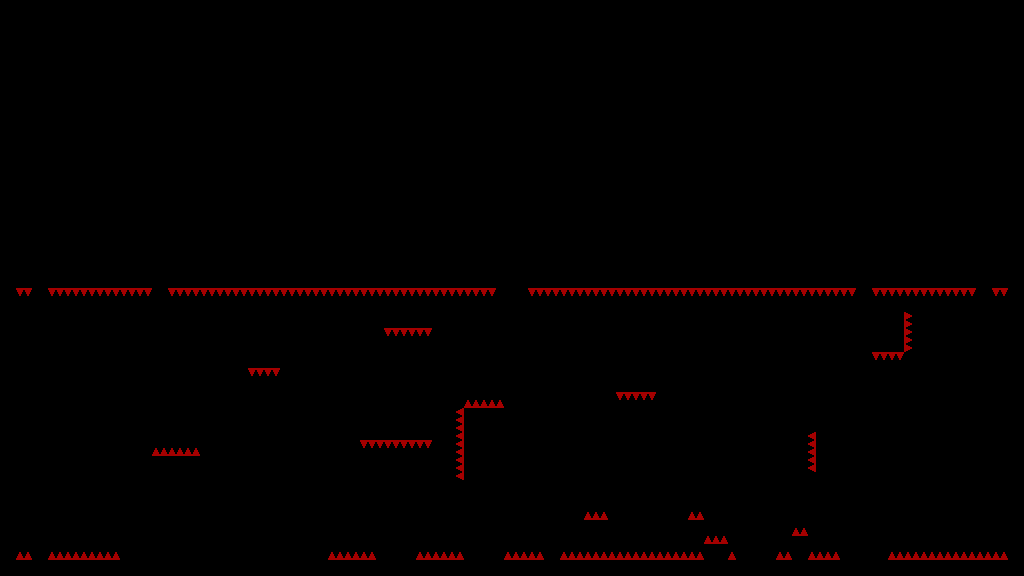

This is a level from a 2D game, rendered from its Tiled map with the project's own tilesets. A one-line summary and the map file follow, with tile-layer data summarised:
An orthogonal 128x72 tile map with 8x8 px tiles, 1 tile layer (T_Spikes) and 74 objects.

<map version="1.4" tiledversion="1.4.3" orientation="orthogonal" renderorder="right-down" width="128" height="72" tilewidth="8" tileheight="8" infinite="0" nextlayerid="8" nextobjectid="866">
 <tileset firstgid="1" source="../../../Sprites/Tiles/DEV/flat/T_spr_nv_flat_0.tsx" />
 <layer id="1" name="T_Spikes" width="128" height="72">
  <data>[9216 cells, 248 non-empty, 1 distinct tile ids]</data>
 </layer>
 <objectgroup id="2" name="C_Solid">
  <object id="749" x="32" y="472" width="16" height="104" />
  <object id="750" x="0" y="0" width="1024" height="32" />
  <object id="751" x="0" y="288" width="16" height="288" />
  <object id="752" x="0" y="32" width="32" height="256" />
  <object id="753" x="168" y="232" width="328" height="56" />
  <object id="755" x="32" y="32">
   <polygon points="0,0 16,0 0,16" />
  </object>
  <object id="759" x="992" y="32" width="32" height="256" />
  <object id="760" x="1008" y="288" width="16" height="272" />
  <object id="767" x="64" y="56" width="896" height="16" />
  <object id="768" x="960" y="56">
   <polygon points="0,0 16,16 0,16" />
  </object>
  <object id="769" x="48" y="72">
   <polygon points="0,0 16,-16 16,0" />
  </object>
  <object id="770" x="976" y="32">
   <polygon points="0,0 16,16 16,0" />
  </object>
  <object id="782" x="96" y="456" width="104" height="16" />
  <object id="783" x="48" y="560" width="976" height="16" />
  <object id="784" x="120" y="544" width="128" height="16" />
  <object id="786" x="248" y="336" width="32" height="32" />
  <object id="787" x="248" y="504" width="80" height="56" />
  <object id="788" x="264" y="448" width="40" height="24" />
  <object id="791" x="680" y="352" width="24" height="16" />
  <object id="794" x="912" y="408" width="40" height="40" />
  <object id="795" x="936" y="504" width="16" height="32" />
  <object id="796" x="608" y="440" width="72" height="56" />
  <object id="797" x="544" y="528" width="16" height="32" />
  <object id="799" x="464" y="408" width="40" height="72" />
  <object id="800" x="464" y="544" width="40" height="16" />
  <object id="803" x="688" y="520" width="16" height="8" />
  <object id="805" x="840" y="520" width="48" height="40" />
  <object id="808" x="872" y="72" width="104" height="216" />
  <object id="810" x="56" y="328" width="32" height="64" />
  <object id="812" x="616" y="368" width="40" height="24" />
  <object id="815" x="536" y="384" width="16" height="16" />
  <object id="827" x="376" y="528" width="40" height="32" />
  <object id="830" x="816" y="432" width="40" height="40" />
  <object id="831" x="872" y="312" width="32" height="40" />
  <object id="832" x="856" y="72">
   <polygon points="0,0 16,16 16,0" />
  </object>
  <object id="833" x="840" y="96">
   <polygon points="0,0 16,16 0,16" />
  </object>
  <object id="834" x="184" y="96" width="656" height="16" />
  <object id="835" x="168" y="112">
   <polygon points="0,0 16,-16 16,0" />
  </object>
  <object id="836" x="48" y="72" width="104" height="216" />
  <object id="837" x="152" y="72">
   <polygon points="0,0 16,0 0,16" />
  </object>
  <object id="839" x="16" y="560" width="16" height="16" />
  <object id="840" x="528" y="232" width="328" height="56" />
  <object id="841" x="600" y="112" width="256" height="120" />
  <object id="842" x="168" y="112" width="256" height="120" />
  <object id="843" x="488" y="184" width="48" height="8" />
  <object id="844" x="480" y="176" width="64" height="8" />
  <object id="845" x="536" y="184">
   <polygon points="0,0 8,0 0,8" />
  </object>
  <object id="846" x="480" y="184">
   <polygon points="0,0 8,0 8,8" />
  </object>
  <object id="847" x="424" y="112">
   <polygon points="0,0 8,0 0,8" />
  </object>
  <object id="848" x="592" y="112">
   <polygon points="0,0 8,0 8,8 0,0" />
  </object>
  <object id="849" x="592" y="232">
   <polygon points="0,0 8,-8 8,0" />
  </object>
  <object id="850" x="424" y="224">
   <polygon points="0,0 8,8 0,8" />
  </object>
  <object id="851" x="360" y="400" width="72" height="40" />
  <object id="852" x="752" y="400" width="40" height="48" />
  <object id="854" x="792" y="312" width="24" height="16" />
  <object id="856" x="384" y="312" width="48" height="16" />
  <object id="857" x="112" y="304" width="16" height="24" />
  <object id="858" x="584" y="520" width="24" height="16" />
  <object id="859" x="736" y="544" width="40" height="16" />
  <object id="860" x="792" y="536" width="16" height="24" />
  <object id="862" x="704" y="544" width="24" height="16" />
  <object id="863" x="96" y="432" width="56" height="24" />
  <object id="864" x="200" y="328" width="32" height="16" />
 </objectgroup>
 <objectgroup id="3" name="C_Balls">
  <object id="757" x="36" y="456" width="8" height="8" />
 </objectgroup>
 <objectgroup id="4" name="C_Orbs">
  <object id="817" x="632" y="352" width="8" height="8" />
  <object id="818" x="688" y="336" width="8" height="8" />
  <object id="819" x="540" y="368" width="8" height="8" />
  <object id="820" x="548" y="512" width="8" height="8" />
  <object id="821" x="860" y="504" width="8" height="8" />
  <object id="824" x="148" y="528" width="8" height="8" />
  <object id="825" x="172" y="528" width="8" height="8" />
  <object id="826" x="196" y="528" width="8" height="8" />
  <object id="828" x="284" y="432" width="8" height="8" />
  <object id="861" x="752" y="528" width="8" height="8" />
 </objectgroup>
 <objectgroup id="7" name="C_Spikes" />
</map>
